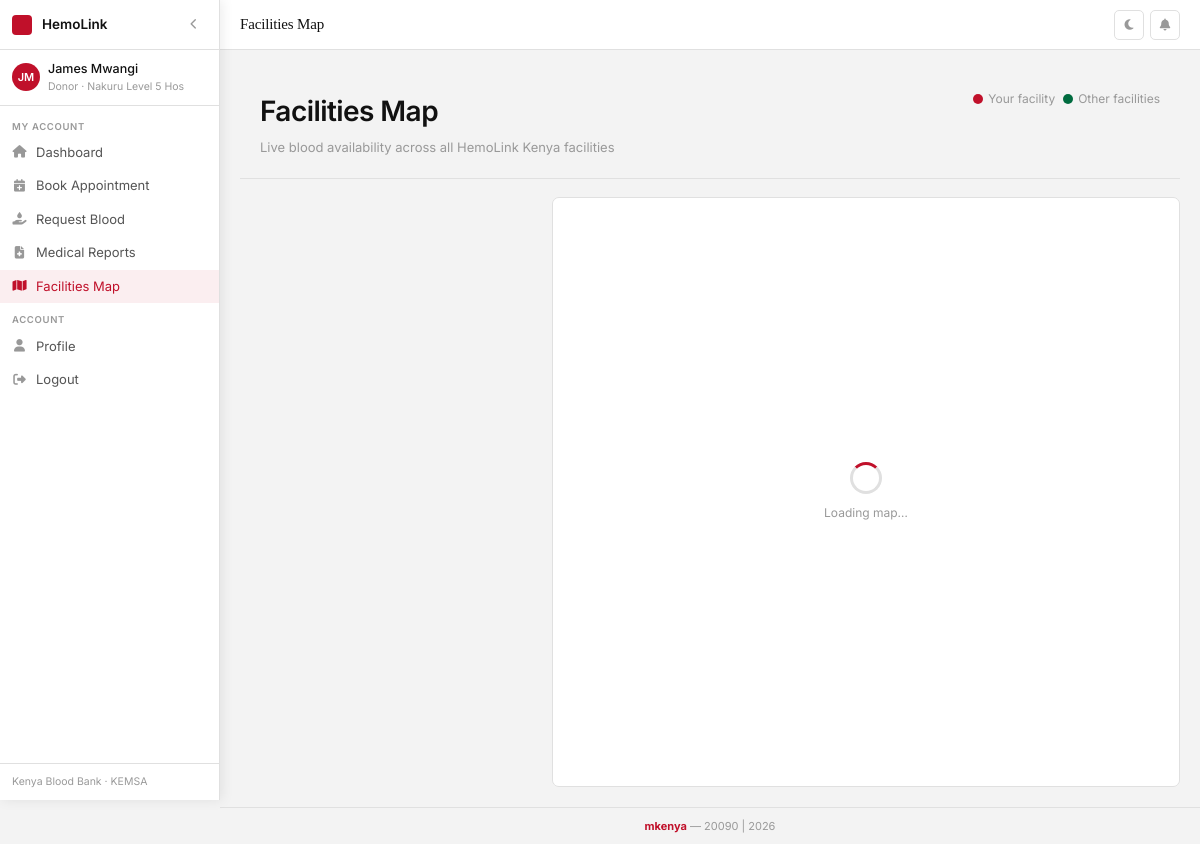
/facilities/map (signed in), run on the app's committed database.
### app.py (models this page shows)
class User(UserMixin, db.Model):
    id = db.Column(db.Integer, primary_key=True)
    email = db.Column(db.String(120), unique=True, nullable=False)
    password = db.Column(db.String(200), nullable=False)
    first_name = db.Column(db.String(60), nullable=False)
    last_name = db.Column(db.String(60), nullable=False)
    phone = db.Column(db.String(20))
    national_id = db.Column(db.String(20), unique=True)
    role = db.Column(db.String(20), default='donor')  # admin, donor, recipient
    facility_id = db.Column(db.Integer, db.ForeignKey('facility.id'), nullable=True)
    is_active = db.Column(db.Boolean, default=True)
    is_approved = db.Column(db.Boolean, default=False)
    created_at = db.Column(db.DateTime, default=datetime.utcnow)
    blood_type = db.Column(db.String(5))
    date_of_birth = db.Column(db.Date)
    gender = db.Column(db.String(10))
    weight_kg = db.Column(db.Float)
    county = db.Column(db.String(100))
    has_donated_before = db.Column(db.Boolean, default=False)
    last_donation_date = db.Column(db.Date)
    has_chronic_disease = db.Column(db.Boolean, default=False)
    chronic_disease_details = db.Column(db.String(300))
    on_medication = db.Column(db.Boolean, default=False)
    medication_details = db.Column(db.String(300))
    recent_surgery = db.Column(db.Boolean, default=False)
    recent_tattoo = db.Column(db.Boolean, default=False)
    hiv_status = db.Column(db.String(20), default='negative')
    hepatitis_b = db.Column(db.Boolean, default=False)
    hepatitis_c = db.Column(db.Boolean, default=False)
    malaria_history = db.Column(db.Boolean, default=False)
    allergies = db.Column(db.String(300))
    emergency_contact_name = db.Column(db.String(100))
    emergency_contact_phone = db.Column(db.String(20))
    donations = db.relationship('Donation', backref='donor', lazy=True)
    appointments = db.relationship('Appointment', foreign_keys='Appointment.user_id', backref='user', lazy=True)

class Facility(db.Model):
    id = db.Column(db.Integer, primary_key=True)
    name = db.Column(db.String(150), nullable=False)
    county = db.Column(db.String(100), nullable=False)
    address = db.Column(db.String(200))
    phone = db.Column(db.String(20))
    email = db.Column(db.String(120))
    latitude = db.Column(db.Float, nullable=True)
    longitude = db.Column(db.Float, nullable=True)
    created_at = db.Column(db.DateTime, default=datetime.utcnow)
    users = db.relationship('User', backref='facility', lazy=True)
    inventory = db.relationship('BloodInventory', backref='facility', lazy=True)
    appointments = db.relationship('Appointment', backref='facility', lazy=True)

### app.py (the view)
@app.route('/facilities/map')
@login_required
def facilities_map():
    facilities = Facility.query.all()
    facility_data = []
    for f in facilities:
        inv = BloodInventory.query.filter_by(facility_id=f.id).all()
        total_units = sum(i.units_available for i in inv)
        blood_summary = {i.blood_type: i.units_available for i in inv}
        donor_count = User.query.filter_by(facility_id=f.id, role='donor', is_approved=True).count()
        facility_data.append({
            'id': f.id,
            'name': f.name,
            'county': f.county,
            'address': f.address,
            'phone': f.phone,
            'email': f.email,
            'lat': f.latitude,
            'lng': f.longitude,
            'total_units': total_units,
            'donor_count': donor_count,
            'blood_summary': blood_summary,
            'is_own': f.id == current_user.facility_id
        })
    return render_template('facilities_map.html', facilities=json.dumps(facility_data))

### app.py (called while the page is built)
@login_manager.user_loader
def load_user(user_id):
    return User.query.get(int(user_id))

@app.context_processor
def inject_globals():
    count = 0
    if current_user.is_authenticated and current_user.role == 'admin':
        count = User.query.filter(
            User.facility_id == current_user.facility_id,
            User.is_approved == False,
            User.is_active == True
        ).count()
    return dict(pending_approvals_count=count, today=date.today())

### templates/facilities_map.html (shortened to what this page needs)
{% extends 'base.html' %}
{% block page_title %}Facilities Map{% endblock %}
{% block content %}
<div class="ph">
  <div>
    <h1 class="ph-tt">Facilities Map</h1>
    <p class="ph-sub">Live blood availability across all HemoLink Kenya facilities</p>
  </div>
  <div class="legend-container">
    <span class="legend-item">
      <span class="legend-dot legend-dot-red"></span> Your facility
    </span>
    <span class="legend-item">
      <span class="legend-dot legend-dot-green"></span> Other facilities
    </span>
  </div>
</div>
<div class="containers">
  <div class="facility-list" id="facilityList"></div>
  <div class="map-container">
    <div id="map" class="map-wrapper"></div>
    <div id="mapLoader" class="map-loader">
      <div class="loader-content">
        <div class="loader-spinner"></div>
        <p class="loader-text">Loading map…</p>
      </div>
    </div>
  </div>
</div>
<link rel="stylesheet" href="https://cdnjs.cloudflare.com/ajax/libs/leaflet/1.9.4/leaflet.min.css">
{% endblock %}

### templates/base.html (shortened to what this page needs)
<!DOCTYPE html>
<html lang="en">
<head>
<link rel="stylesheet" href="https://cdnjs.cloudflare.com/ajax/libs/font-awesome/6.5.0/css/all.min.css">
</head>
<body>
{% if current_user.is_authenticated %}
<aside class="sb" id="sb">
  <div class="sb-top">
    <div class="sb-dot"></div>
    <span class="sb-title">HemoLink</span>
    <button class="sb-btn" id="sbt" title="Toggle sidebar"><i class="fas fa-chevron-left" id="sbi"></i></button>
  </div>
  <div class="sb-user">
    <div class="sb-av">{{ current_user.first_name[0] }}{{ current_user.last_name[0] }}</div>
    <div class="sb-ui">
      <div class="sb-un">{{ current_user.first_name }} {{ current_user.last_name }}</div>
      <div class="sb-ur">{{ current_user.role|title }}{% if current_user.facility %} · {{ current_user.facility.name[:18] }}{% endif %}</div>
    </div>
  </div>
  <nav>
    {% if current_user.role == 'admin' %}
    <div class="nl">Overview</div>
    <a href="{{ url_for('admin_dashboard') }}" class="ni {% if request.endpoint=='admin_dashboard' %}on{% endif %}" data-tip="Dashboard"><i class="fas fa-chart-bar"></i><span class="ni-lbl"> Dashboard</span></a>
    <div class="nl">Manage</div>
    <a href="{{ url_for('admin_users') }}" class="ni {% if request.endpoint=='admin_users' %}on{% endif %}" data-tip="Members"><i class="fas fa-users"></i><span class="ni-lbl"> Members</span>{% if pending_approvals_count %}<span class="nb">{{ pending_approvals_count }}</span>{% endif %}</a>
    <a href="{{ url_for('admin_appointments') }}" class="ni {% if request.endpoint=='admin_appointments' %}on{% endif %}" data-tip="Appointments"><i class="fas fa-calendar"></i><span class="ni-lbl"> Appointments</span></a>
    <a href="{{ url_for('admin_inventory') }}" class="ni {% if request.endpoint=='admin_inventory' %}on{% endif %}" data-tip="Inventory"><i class="fas fa-boxes-stacked"></i><span class="ni-lbl"> Inventory</span></a>
    <a href="{{ url_for('admin_blood_requests') }}" class="ni {% if request.endpoint=='admin_blood_requests' %}on{% endif %}" data-tip="Blood Requests"><i class="fas fa-droplet"></i><span class="ni-lbl"> Blood Requests</span></a>
    <a href="{{ url_for('medical_reports') }}" class="ni {% if request.endpoint=='medical_reports' %}on{% endif %}" data-tip="Medical Reports"><i class="fas fa-file-medical"></i><span class="ni-lbl"> Medical Reports</span></a>
    <div class="nl">Create</div>
    <a href="{{ url_for('admin_create_account') }}" class="ni {% if request.endpoint=='admin_create_account' %}on{% endif %}" data-tip="Create Account"><i class="fas fa-user-plus"></i><span class="ni-lbl"> Create Account</span></a>
    <div class="nl">Tools</div>
    <a href="{{ url_for('facilities_map') }}" class="ni {% if request.endpoint=='facilities_map' %}on{% endif %}" data-tip="Facilities Map"><i class="fas fa-map"></i><span class="ni-lbl"> Facilities Map</span></a>
    <a href="{{ url_for('export_full_report_pdf') }}" class="ni ni-red" target="_blank" data-tip="Export Full Report"><i class="fas fa-file-arrow-down"></i><span class="ni-lbl"> Export Report</span></a>
    {% else %}
    <div class="nl">My Account</div>
    <a href="{{ url_for('user_dashboard') }}" class="ni {% if request.endpoint=='user_dashboard' %}on{% endif %}" data-tip="Dashboard"><i class="fas fa-house"></i><span class="ni-lbl"> Dashboard</span></a>
    <a href="#" class="ni" onclick="openModal('apptModal')" data-tip="Book Appointment"><i class="fas fa-calendar-plus"></i><span class="ni-lbl"> Book Appointment</span></a>
    <a href="#" class="ni" onclick="openModal('requestModal')" data-tip="Request Blood"><i class="fas fa-hand-holding-droplet"></i><span class="ni-lbl"> Request Blood</span></a>
    <a href="{{ url_for('medical_reports') }}" class="ni {% if request.endpoint=='medical_reports' %}on{% endif %}" data-tip="Medical Reports"><i class="fas fa-file-medical"></i><span class="ni-lbl"> Medical Reports</span></a>
    <a href="{{ url_for('facilities_map') }}" class="ni {% if request.endpoint=='facilities_map' %}on{% endif %}" data-tip="Facilities Map"><i class="fas fa-map"></i><span class="ni-lbl"> Facilities Map</span></a>
    {% endif %}
    <div class="nl">Account</div>
    <a href="{{ url_for('profile') }}" class="ni {% if request.endpoint=='profile' %}on{% endif %}" data-tip="Profile"><i class="fas fa-user"></i><span class="ni-lbl"> Profile</span></a>
    <a href="{{ url_for('logout') }}" class="ni" data-tip="Logout"><i class="fas fa-right-from-bracket"></i><span class="ni-lbl"> Logout</span></a>
  </nav>
  <div class="sb-ft">Kenya Blood Bank · KEMSA</div>
</aside>
<div class="main" id="mn">
  <div class="topbar">
    <span class="tb-title">{% block page_title %}{% endblock %}</span>
    <div class="tb-r">
      <button class="ib" id="tmb" onclick="toggleTheme()" title="Toggle theme"><i id="tmi" class="fas fa-moon"></i></button>
      <div class="notif-wrap">
        <button class="ib" onclick="toggleNotif()" id="nb" title="Notifications"><i class="fas fa-bell"></i></button>
      </div>
    </div>
  </div>
  <div class="content">{% block content %}{% endblock %}</div>
  <footer class="pg-ft"><b>mkenya</b> — 20090 | 2026</footer>
</div>
{% else %}
{% block auth_content %}{% endblock %}
{% endif %}
</body>
</html>

### templates/base.html (style rules this page uses)
*,*::before,*::after { box-sizing:border-box;margin:0;padding:0 }
:root { --sw:220px;--sc:48px }
html.light { --bg:#f3f3f3;--sur:#fff;--sur2:#f9f9f9; --b:#e0e0e0;--b2:#c8c8c8; --t:#111;--t2:#555;--mu:#999; --red:#c0102a;--grn:#006B3F; --in:#fff;--ib:#d0d0d0; --hv:#efefef;--sb:#fff }
body { font-family:'EB Garamond',Georgia,serif;background:var(--bg);color:var(--t);font-size:15px;line-height:1.5 }
a { text-decoration:none;color:inherit }
.sb { position:fixed;left:0;top:0;width:var(--sw);height:100vh;background:var(--sb); border-right:1px solid var(--b);display:flex;flex-direction:column;z-index:200;overflow:hidden; transition:width .22s ease;box-shadow:2px 0 12px rgba(0,0,0,.08) }
.sb-top { height:50px;padding:0 12px;border-bottom:1px solid var(--b); display:flex;align-items:center;gap:10px;flex-shrink:0 }
.sb-dot { width:20px;height:20px;background:var(--red);border-radius:4px;flex-shrink:0 }
.sb-title { font-size:13.5px;font-weight:600;font-family:'Inter',sans-serif; white-space:nowrap;flex:1;overflow:hidden;transition:opacity .15s }
.sb-btn { width:26px;height:26px;border-radius:4px;background:none;border:none;cursor:pointer; display:flex;align-items:center;justify-content:center;color:var(--mu);font-size:11px;flex-shrink:0 }
.sb-user { padding:10px 12px;border-bottom:1px solid var(--b);display:flex;align-items:center;gap:8px;flex-shrink:0 }
.sb-av { width:28px;height:28px;border-radius:50%;background:var(--red);color:#fff; display:flex;align-items:center;justify-content:center;font-size:11px;font-weight:600; font-family:'Inter',sans-serif;flex-shrink:0 }
.sb-ui { overflow:hidden;transition:opacity .15s;min-width:0 }
.sb-un { font-size:12.5px;font-weight:500;white-space:nowrap;overflow:hidden;text-overflow:ellipsis;font-family:'Inter',sans-serif }
.sb-ur { font-size:10.5px;color:var(--mu);white-space:nowrap;font-family:'Inter',sans-serif }
.sb nav { flex:1;overflow-y:auto;overflow-x:hidden;padding:4px 0 }
.nl { padding:10px 12px 2px;font-size:9.5px;font-weight:600;text-transform:uppercase; letter-spacing:.07em;color:var(--mu);font-family:'Inter',sans-serif;white-space:nowrap; overflow:hidden;transition:all .15s }
.ni { display:flex;align-items:center;gap:9px;padding:7px 12px;font-size:13px; color:var(--t2);cursor:pointer;white-space:nowrap;font-family:'Inter',sans-serif; position:relative;transition:background .1s,color .1s }
.ni.on { color:var(--red);background:rgba(192,16,42,.07) }
.ni i { width:15px;text-align:center;font-size:12.5px;flex-shrink:0;opacity:.6 }
.ni.on i { opacity:1 }
.ni-lbl { flex:1;overflow:hidden;transition:opacity .15s }
.sb-ft { padding:10px 12px;border-top:1px solid var(--b);font-size:10.5px;color:var(--mu); font-family:'Inter',sans-serif;white-space:nowrap;overflow:hidden;transition:opacity .15s }
.main { margin-left:var(--sw);min-height:100vh;display:flex;flex-direction:column;transition:margin-left .22s ease }
.topbar { background:var(--sb);border-bottom:1px solid var(--b);height:50px;padding:0 20px; display:flex;align-items:center;justify-content:space-between; position:sticky;top:0;z-index:100 }
.tb-title { font-size:15px;font-weight:500;letter-spacing:-.01em }
.tb-r { display:flex;align-items:center;gap:6px }
.ib { width:30px;height:30px;border-radius:5px;background:none;border:1px solid var(--b); cursor:pointer;display:flex;align-items:center;justify-content:center; color:var(--mu);font-size:12px }
.content { padding:20px;flex:1 }
.pg-ft { padding:10px 20px;border-top:1px solid var(--b);text-align:center; font-size:11px;color:var(--mu);font-family:'Inter',sans-serif }
.pg-ft b { color:var(--red) }
.ph { display:flex;align-items:flex-start;justify-content:space-between;margin-bottom:18px;gap:12px;flex-wrap:wrap }
.ph-tt { font-size:18px;font-weight:500;letter-spacing:-.02em }
.ph-sub { font-size:12px;color:var(--mu);margin-top:2px;font-family:'Inter',sans-serif }
.notif-wrap { position:relative }

### data on the page
User: first_name "J", last_name "M", first_name "James", last_name "Mwangi", role "Donor"
Facility: facility "Nakuru Level 5 Hos"
